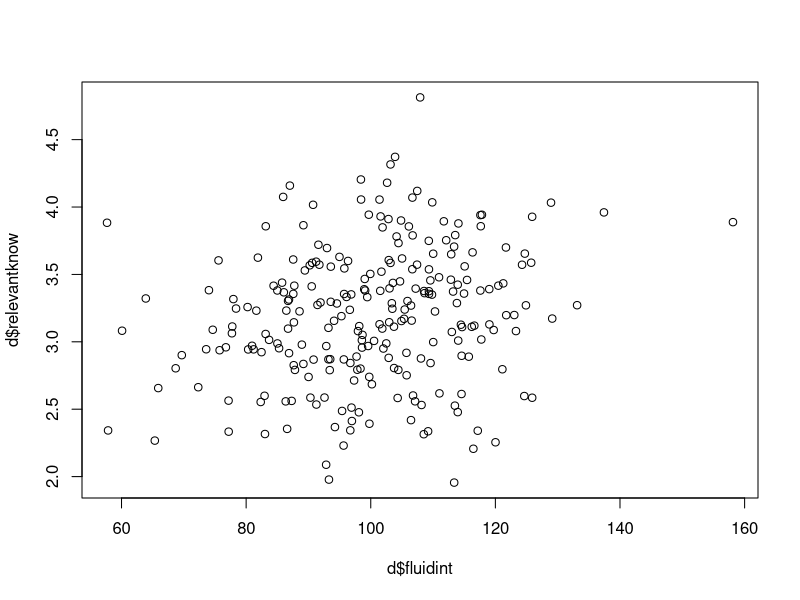
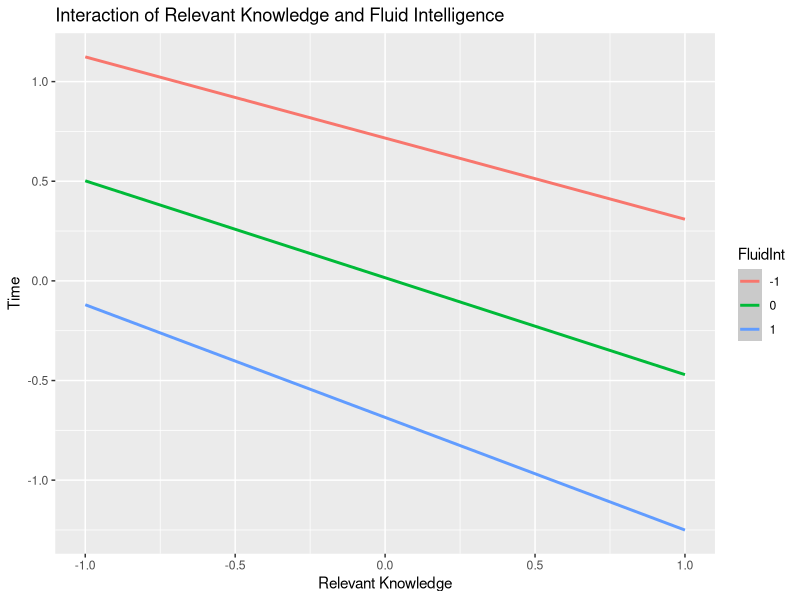

Write R code to recreate these figures, in order. (Note: this script raises an error after producing the figures.)
# Walter Reilly
# HW 6 
# 3.2.17

library(afex)
d = read.csv("cinteraction.csv")

plot(d$fluidint,d$relevantknow)



m1 = lm(d$time ~ d$fluidint * d$relevantknow, data =d)
summary(m1)

library(ggplot2)

x1 <- scale(d$relevantknow)
x2 <- scale(d$fluidint)
y <- scale(d$time)
dat <- data.frame(y=y,x1=x1,x2=x2)
res <- lm(y~x1*x2,data=dat)
z1 <- z2 <- seq(-1,1)
newdf <- expand.grid(x1=z1,x2=z2)


p <- ggplot(data=transform(newdf, yp=predict(res, newdf)), 
            aes(y=yp, x=x1, color=factor(x2))) + stat_smooth(method=lm)
p + scale_colour_discrete(name="FluidInt") + 
  labs(x="Relevant Knowledge", y="Time") + 
  ggtitle("Interaction of Relevant Knowledge and Fluid Intelligence")
  scale_x_continuous(breaks=seq(-1,1)) + theme_bw()
